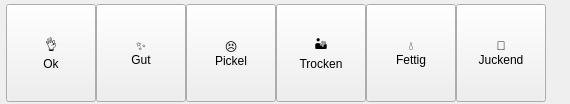
     <widget class="QWidget" name="hautContents">
      <property name="geometry">
       <rect>
        <x>0</x>
        <y>0</y>
        <width>570</width>
        <height>104</height>
       </rect>
      </property>
      <widget class="QPushButton" name="cardHautOk">
       <property name="geometry">
        <rect>
         <x>6</x>
         <y>4</y>
         <width>90</width>
         <height>98</height>
        </rect>
       </property>
       <property name="cursor">
        <cursorShape>PointingHandCursor</cursorShape>
       </property>
       <property name="text">
        <string>👌
Ok</string>
       </property>
       <property name="checkable">
        <bool>true</bool>
       </property>
       <property name="card" stdset="0">
        <string>true</string>
       </property>
      </widget>
      <widget class="QPushButton" name="cardHautGut">
       <property name="geometry">
        <rect>
         <x>96</x>
         <y>4</y>
         <width>90</width>
         <height>98</height>
        </rect>
       </property>
       <property name="cursor">
        <cursorShape>PointingHandCursor</cursorShape>
       </property>
       <property name="text">
        <string>✨
Gut</string>
       </property>
       <property name="checkable">
        <bool>true</bool>
       </property>
       <property name="card" stdset="0">
        <string>true</string>
       </property>
      </widget>
      <widget class="QPushButton" name="cardPickel">
       <property name="geometry">
        <rect>
         <x>186</x>
         <y>4</y>
         <width>90</width>
         <height>98</height>
        </rect>
       </property>
       <property name="cursor">
        <cursorShape>PointingHandCursor</cursorShape>
       </property>
       <property name="text">
        <string>😣
Pickel</string>
       </property>
       <property name="checkable">
        <bool>true</bool>
       </property>
       <property name="card" stdset="0">
        <string>true</string>
       </property>
      </widget>
      <widget class="QPushButton" name="cardTrocken">
       <property name="geometry">
        <rect>
         <x>276</x>
         <y>4</y>
         <width>90</width>
         <height>98</height>
        </rect>
       </property>
       <property name="cursor">
        <cursorShape>PointingHandCursor</cursorShape>
       </property>
       <property name="text">
        <string>🏜
Trocken</string>
       </property>
       <property name="checkable">
        <bool>true</bool>
       </property>
       <property name="card" stdset="0">
        <string>true</string>
       </property>
      </widget>
      <widget class="QPushButton" name="cardFettig">
       <property name="geometry">
        <rect>
         <x>366</x>
         <y>4</y>
         <width>90</width>
         <height>98</height>
        </rect>
       </property>
       <property name="cursor">
        <cursorShape>PointingHandCursor</cursorShape>
       </property>
       <property name="text">
        <string>💧
Fettig</string>
       </property>
       <property name="checkable">
        <bool>true</bool>
       </property>
       <property name="card" stdset="0">
        <string>true</string>
       </property>
      </widget>
      <widget class="QPushButton" name="cardJuckend">
       <property name="geometry">
        <rect>
         <x>456</x>
         <y>4</y>
         <width>90</width>
         <height>98</height>
        </rect>
       </property>
       <property name="cursor">
        <cursorShape>PointingHandCursor</cursorShape>
       </property>
       <property name="text">
        <string>🌿
Juckend</string>
       </property>
       <property name="checkable">
        <bool>true</bool>
       </property>
       <property name="card" stdset="0">
        <string>true</string>
       </property>
      </widget>
     </widget>
